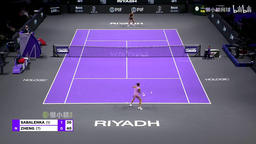
#> input picture data/tennis/labeledFrame/frame/normal.0.png, 256 x 144 px, shrunk from 1920 x 1080 before the run
$ python fld.py
#> lines starting #> are read from the running program, lines starting #| are printed output that depends on the picture; after the words box and inside, x2 and y2 are one past the last pixel; in counts of white or black regions, pixels touching at a corner belong together
### utils.py
import copy
import math

import cv2
from matplotlib import pyplot as plt
import numpy as np

# [36 lines left out: function mergeLines, not called in this run]


def mergeLines(lines,minTheta,minDistance,img,show):
    arr = []
    for i in range(len(lines)):
        x0 = int(round(lines[i][0][0]))
        y0 = int(round(lines[i][0][1]))
        x1 = int(round(lines[i][0][2]))
        y1 = int(round(lines[i][0][3]))
        d = math.dist((x0,y0),(x1,y1))
        theta = math.degrees(math.atan2(y1-y0,x1-x0))%180
        arr.append([theta,d,(x0,y0),(x1,y1),i])
    delete = []
    for i in range(len(arr)-1):
        j = 0
        while(j<=len(arr)-1 and i not in delete):
            if(lineToLineDist(arr[j ][2],arr[j][3],arr[i][2],arr[i][3])<minDistance and j!=i and abs((arr[j][0]-arr[i][0])%180)<minTheta ):
                before = []
                after = []
                before.append((arr[j ][2][0],arr[j][2][1],arr[j ][3][0],arr[j][3][1]))
                before.append((arr[i ][2][0],arr[i][2][1],arr[i ][3][0],arr[i][3][1]))
                newLine = mergeTwoLine(arr[j][2],arr[j][3],arr[i][2],arr[i][3])
                lines[i][0][0] = newLine[0][0]
                lines[i][0][1] = newLine[0][1]
                lines[i][0][2] = newLine[1][0]
                lines[i][0][3] = newLine[1][1]
                arr[i][2] = newLine[0]
                arr[i][3] = newLine[1]
                after.append((arr[i ][2][0],arr[i][2][1],arr[i ][3][0],arr[i][3][1]))
                cal = tupleCal(newLine[1],newLine[0])
                arr[i][1]  = math.dist(newLine[0],newLine[1])
                arr[i][0]  = math.degrees(math.atan2(cal[1],cal[0]))%180
                delete.append(j)
                if show:
                    drawLinesForTest(img,before,True,i,j)
                    drawLinesForTest(img,after,True,j,j)
            j = j + 1
    return deleteArr(delete,lines)

# [29 lines left out: functions markEdges, ShapeDetection, not called in this run]

def filterDistance(lines,min,max):
    delete = []
    for i in range(len(lines)):
        x0 = int(round(lines[i][0][0]))
        y0 = int(round(lines[i][0][1]))
        x1 = int(round(lines[i][0][2]))
        y1 = int(round(lines[i][0][3]))
        d = math.dist((x0,y0),(x1,y1))
        if d > max or d < min:
            delete.append(i)
    return deleteArr(delete,lines)

# [5 lines left out: function calDistance, not called in this run]
import numpy as np

# [20 lines of commented-out code are left out]

def checkSameLine(start1, end1, start2, end2):
    return
def pointToLineDist(point, start, end):
    cross = (end[0]-start[0])*(point[0]-start[0])+(end[1]-start[1])*(point[1]-start[1])
    if cross <= 0:
        return math.dist(point,start)
    d2 = (end[0]-start[0])*(end[0]-start[0])+(end[1]-start[1])*(end[1]-start[1])
    if cross >= d2:
        return math.dist(point,end)
    r = cross / d2
    px = start[0] + (end[0]-start[0])*r
    py = start[1] + (end[1]-start[1])*r
    return math.dist(point,(px,py))

def lineToLineDist(start1, end1, start2, end2):
    dist1 = pointToLineDist(start1, start2, end2)
    dist2 = pointToLineDist(end1, start2, end2)
    dist3 = pointToLineDist(start2, start1, end1)
    dist4 = pointToLineDist(end2, start1, end1)
    return min(dist1, dist2, dist3, dist4)

def mergeTwoLine(start1, end1, start2, end2):
    distances = []
    distances.append((math.dist(start1,end1),(start1,end1)))
    distances.append((math.dist(start1,start2),(start1,start2)))
    distances.append((math.dist(start1,end2),(start1,end2)))
    distances.append((math.dist(end1,start2),(end1,start2)))
    distances.append((math.dist(end1,end2),(end1,end2)))
    distances.append((math.dist(start2,end2),(start2,end2)))
    maxValue = max(distances,key = takeFirst)
    return maxValue[1]

def deleteArr(delete,arr):
    return np.delete(arr,delete,0)

def tupleCal(a,b):
    return b[0]-a[0],b[1]-a[1]

def show(img,img0):
    plt.figure(figsize=(20,10))
    plt.subplot(1,2,1)
    plt.imshow(img,cmap="gray")
    plt.title("source",fontsize=12)
    plt.axis("off")
    plt.subplot(1,2,2)
    plt.imshow(img0,cmap="gray")
    plt.title("result",fontsize=12)
    plt.axis("off")
    plt.show()

def drawLines(img0,lines,show):
    for dline in lines:
        x0 = int(round(dline[0][0]))
        y0 = int(round(dline[0][1]))
        x1 = int(round(dline[0][2]))
        y1 = int(round(dline[0][3]))
        cv2.line(img0, (x0, y0), (x1,y1), (0,255,0), 2, cv2.LINE_AA)
        if show:
            plt.figure(figsize=(20,10))
            plt.subplot(1,1,1)
            plt.imshow(img0,cmap="gray")
            plt.title("source",fontsize=12)
            plt.axis("off")
            plt.show()

# [30 lines left out: functions showLines, drawLinesForTest, not called in this run]

def takeFirst(elem):
    return elem[0]

# [2 lines that do not run on import are left out]

### fld.py
# coding=utf-8
import math
import re
import cv2
from matplotlib import pyplot as plt
import numpy as np

from utils import drawLines, show, showLines
import utils
def fld(filePath):
    # 读取输入图片
#> called with filePath = './data/tennis/frame/normal.0.png'
    img0  = cv2.imdecode(np.fromfile(filePath, dtype=np.uint8), cv2.IMREAD_COLOR)
#> img0 is the input picture: shape (144, 256, 3); mean B, G, R 131.2, 89.1, 103.5
    # 将彩色图片转换为灰度图片
    img = cv2.cvtColor(img0,cv2.COLOR_BGR2GRAY)
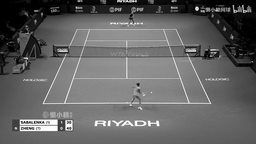
#> img: shape (144, 256); min 0, max 255, mean 98.2

    # 创建一个LSD对象
    fld = cv2.ximgproc.createFastLineDetector()
    # 执行检测结果
    lines = fld.detect(img)
#> lines = 102 rows, first 6: [101, 5.61, 82.99, 4.18], [230, 7.53, 202, 7.02], [91.03, 12.51, 78.01, 13.2], [121, 7.63, 110, 7.2], [131.5, 7.1, 129.1, 19.02], [108, 13.13, 97.01, 12.7]
    lines = utils.filterDistance(lines,10,9999)
#> the loop in filterDistance, `for i in range(len(lines)):` made 102 passes
#> (x0, y0, x1, y1, d) on passes 1 to 12: (101, 6, 83, 4, 18.11), (230, 8, 202, 7, 28.02), (91, 13, 78, 13, 13), (121, 8, 110, 7, 11.05), (131, 7, 129, 19, 12.17), (108, 13, 97, 13, 11), (129, 13, 110, 12, 19.03), (74, 13, 61, 13, 13), (154, 13, 136, 13, 18), (192, 13, 173, 13, 19), (36, 15, 25, 23, 13.6), (59, 15, 46, 15, 13)
#> after the loop in filterDistance, `for i in range(len(lines)):`: delete = [39]
#> lines = 101 rows, first 6: [101, 5.61, 82.99, 4.18], [230, 7.53, 202, 7.02], [91.03, 12.51, 78.01, 13.2], [121, 7.63, 110, 7.2], [131.5, 7.1, 129.1, 19.02], [108, 13.13, 97.01, 12.7]
    # drawLines(img0,lines,False)
    # showLines(img0,lines)
    lines = utils.mergeLines(lines,1,5,img0,False)
#> the loop in mergeLines, `for i in range(len(lines)):` made 101 passes
#> (x0, y0, x1, y1, d, theta) on passes 1 to 12: (101, 6, 83, 4, 18.11, 6.34), (230, 8, 202, 7, 28.02, 2.05), (91, 13, 78, 13, 13, 0), (121, 8, 110, 7, 11.05, 5.19), (131, 7, 129, 19, 12.17, 99.46), (108, 13, 97, 13, 11, 0), (129, 13, 110, 12, 19.03, 3.01), (74, 13, 61, 13, 13, 0), (154, 13, 136, 13, 18, 0), (192, 13, 173, 13, 19, 0), (36, 15, 25, 23, 13.6, 144), (59, 15, 46, 15, 13, 0)
#> after the loop in mergeLines, `for i in range(len(lines)):`: arr = 101 items
#> the loop in mergeLines, `for i in range(len(arr)-1):` made 100 passes
    # drawLines(img0,lines,False)
    print(len(lines))
#| 73
    # showLines(img0,lines)
    lines = utils.filterDistance(lines,30,9999)
#> the loop in filterDistance (call 2), `for i in range(len(lines)):` made 73 passes
    # drawLines(img0,lines,False)

    lines = utils.mergeLines(lines,1,10,img0,False)
#> the loop in mergeLines (call 2), `for i in range(len(lines)):` made 23 passes
#> the loop in mergeLines (call 2), `for i in range(len(arr)-1):` made 22 passes
    # showLines(img0,lines)
    lines = utils.filterDistance(lines,50,9999)

    print(len(lines))
#| 12
    drawLines(img0,lines,False)
#> the loop in drawLines, `for dline in lines:` made 12 passes
#> dline on passes 1 to 12: [[134, 16, 192, 13]], [[176, 28, 77, 28]], [[189, 103, 164, 35]], [[86, 46, 165, 41]], [[211, 103, 185, 53]], [[67, 57, 136, 57]], [[129, 77, 180, 79]], [[116, 102, 43, 104]], [[75, 79, 125, 79]], [[208, 104, 149, 102]], [[46, 102, 124, 104]], [[66, 119, 13, 119]]
#> after the loop in drawLines, `for dline in lines:`:
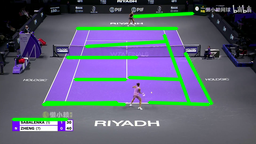
#> img0: shape (144, 256, 3); 10.31% of pixels changed, all inside (x1, y1, x2, y2) = (11, 11, 214, 122)
    show(img,img0)
#> in show, `plt.show()`:
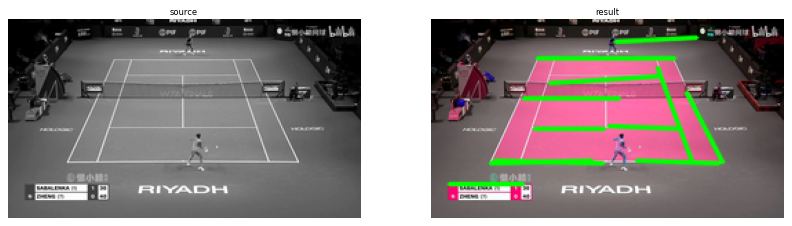
#> figure drawn by matplotlib, 2 panels; B, G, R data is drawn as R, G, B


if __name__ == "__main__":
    fld("./data/tennis/frame/normal.0.png")
